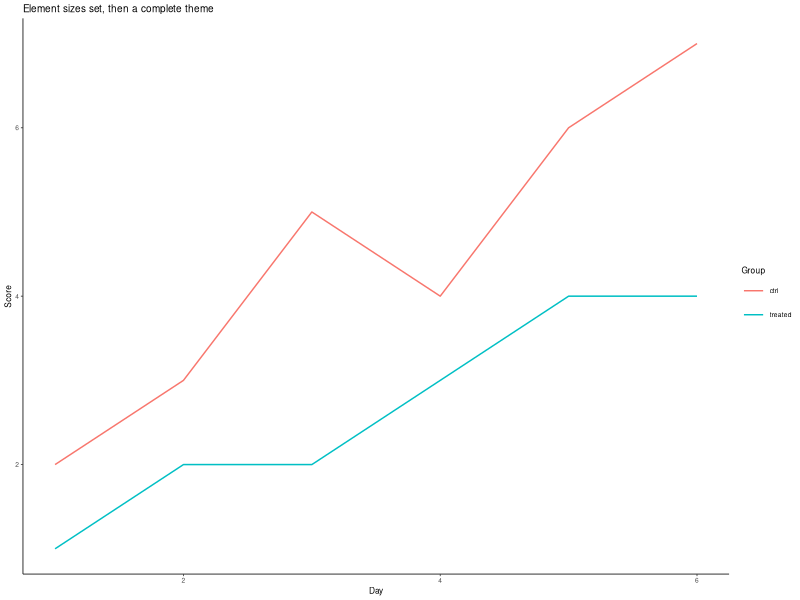

This figure's R source:
library(ggplot2)
df <- data.frame(x = rep(1:6, 2), y = c(2, 3, 5, 4, 6, 7, 1, 2, 2, 3, 4, 4), grp = rep(c("ctrl", "treated"), each = 6))
p <- ggplot(df, aes(x, y, colour = grp)) + geom_line() +
  labs(title = "Element sizes set, then a complete theme", x = "Day", y = "Score", colour = "Group") +
  theme(axis.text = element_text(size = 20), axis.title = element_text(size = 22),
        plot.title = element_text(size = 26), legend.text = element_text(size = 20)) +
  theme_classic(base_size = 6)
ggsave("days.png", p, width = 7, height = 5)
